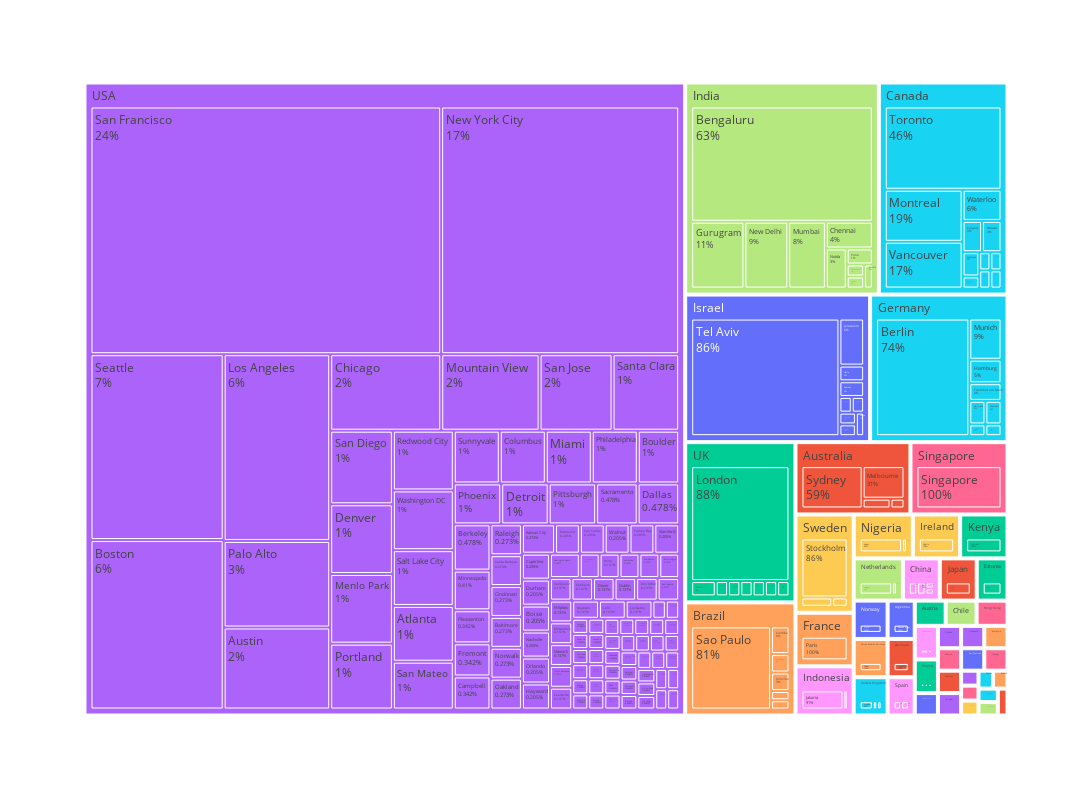

Notebook code cell kept with this figure:
### Markdown cell above
**Treemap charts**

This code imports the pandas and plotly.express libraries and shows the same data as above and the second treemap filters the DataFrame gr_cat to include only rows where the country is the USA, storing the result in usa_df. It then creates a treemap from this filtered DataFrame, setting the width to 1280 pixels and the height to 800 pixels. The treemap displays the hierarchy based on Country and Location_HQ, with each segment sized according to the size column and colored by Location_HQ. The trace information is updated to show both the label and the percentage of the parent segment. Finally, the treemap is displayed using fig.show().

### Code cell
fig = px.treemap(gr_cat, width=1280, height=800,
                 path=["Country","Location_HQ"], values='size',
                 color='Country')
fig.update_traces(textinfo="label+percent parent")
fig.show()

### Figure 1 — Plotly figure (JSON) as saved in the notebook; plotly's stock layout.template omitted (floating-point values rounded to 4 significant figures; data arrays with more than 128 entries replaced by an {"elided": "..."} marker saying what was removed)
{"data": [{"branchvalues": "total", "customdata": {"elided": "277x1 str values"}, "domain": {"x": [0, 1], "y": [0, 1]}, "hovertemplate": "labels=%{label}<br>size=%{value}<br>parent=%{parent}<br>id=%{id}<br>Country=%{customdata[0]}<extra></extra>", "ids": {"elided": "277 str values"}, "labels": {"elided": "277 str values"}, "marker": {"colors": {"elided": "277 str values"}}, "name": "", "parents": {"elided": "277 str values"}, "textinfo": "label+percent parent", "type": "treemap", "values": {"elided": "277 float values"}}], "layout": {"height": 800, "legend": {"tracegroupgap": 0}, "margin": {"t": 60}, "width": 1280}}
